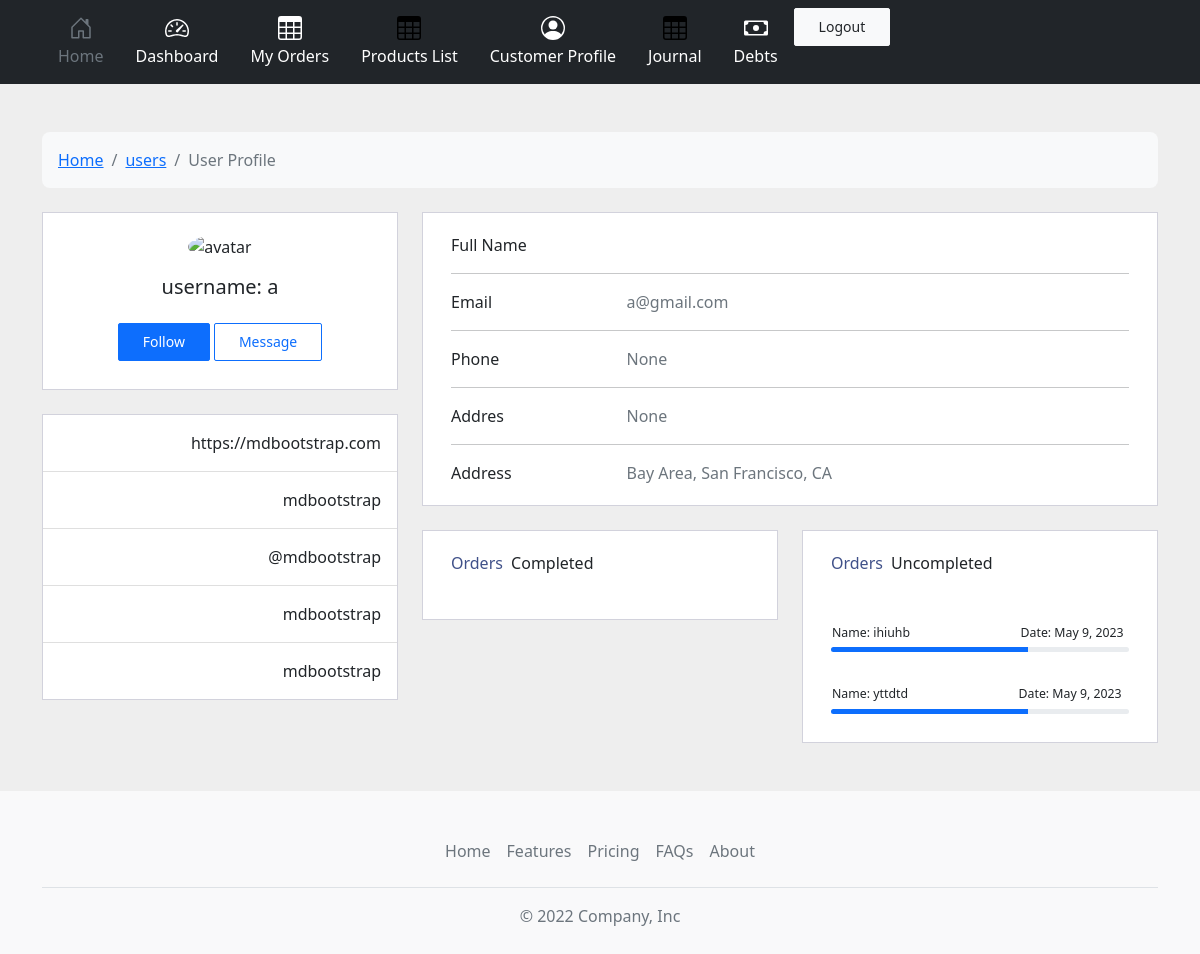
Screenshot of /users/customer_profile/3e9eac66-c588-4af4-afee-acf8149ec64c/ (signed in) with the database file from the repository.
### user/models.py (models this page shows, shortened)
class User(AbstractUser):
    groups = models.ManyToManyField(
        "auth.Group", related_name="Defaultuser", default="customer"
    )
    telephone_number = models.CharField(max_length=20, blank=True, null=True)
    address = models.CharField(max_length=100, blank=True, null=True)
    id = models.UUIDField(primary_key=True, default=uuid4, editable=False)
    created_time = models.DateTimeField(auto_now_add=True)
    is_staff = models.BooleanField(default=False)
    class Meta:
        permissions = [
            ("can_view_orders_made_by_customer", "Can view orders made by customer"),
            ("can_add_orders", "Can add orders"),
            ("can_edit_order_made_by_customer", "Can edit order made by customer"),
            ("can_delete_order_made_by_customer", "Can delete order made by customer"),
            ("has_access_to_all_orders", "Can access all orders"),
            ("can_edit_all_orders", "Can edit orders"),
            ("can_delete_all_orders", "Can delete orders"),
        ]
        app_label = "user"
    pass

### product_for_order/models.py (models this page shows, shortened)
class ProductForOrder(models.Model):
    name = models.CharField(max_length=120)
    person_ordered_id = models.CharField(max_length=120, blank=True, null=True)
    is_customer = models.BooleanField(default=True)
    description = models.TextField(blank=True, null=True)
    in_stock = models.BooleanField(default=False)
    number_in_stock = models.IntegerField(default=0)
    emergency_level = models.CharField(max_length=6, choices=LEVELS, default="low")
    id = models.UUIDField(primary_key=True, default=uuid4, editable=False, unique=True)
    created_time = models.DateTimeField(auto_now_add=True)

### user/views.py (the view)
# urls.py: path("customer_profile/<str:pk>/", customer_profile, name="customer-profile"),
@login_required(login_url="account_login")
def customer_profile(request, pk):
    customer = User.objects.get(id=pk)
    if customer.is_staff:
        products = Product.objects.all()
    else:
        products = Product.objects.filter(person_ordered_id=pk)
    context = {
        "customer": customer,
        "products": products,
    }
    return render(request, "user/customer_profile.html", context)

### user/templates/user/customer_profile.html (shortened to what this page needs)
{% extends 'base.html'%}
{%block main_content%}
<section style="background-color: #eee;">
    <div class="container py-5">
        <div class="row">
            <div class="col">
                <nav aria-label="breadcrumb" class="bg-light rounded-3 p-3 mb-4">
                    <ol class="breadcrumb mb-0">
                        <li class="breadcrumb-item"><a href="{% url 'main_page' %}">Home</a></li>
                        <li class="breadcrumb-item"><a href="{% url 'customer-profile' request.user.id %}">users</a>
                        </li>
                        <li class="breadcrumb-item active" aria-current="page">User Profile</li>
                    </ol>
                </nav>
            </div>
        </div>
        <div class="row">
            <div class="col-lg-4">
                <div class="card mb-4">
                    <div class="card-body text-center">
                        <img src="https://mdbcdn.b-cdn.net/img/Photos/new-templates/bootstrap-chat/ava3.webp"
                            alt="avatar" class="rounded-circle img-fluid" style="width: 150px;">
                        <h5 class="my-3">username: {{request.user.username}}</h5>
                        <div class="d-flex justify-content-center mb-2">
                            <button type="button" class="btn btn-primary">Follow</button>
                            <button type="button" class="btn btn-outline-primary ms-1">Message</button>
                        </div>
                    </div>
                </div>
                <div class="card mb-4 mb-lg-0">
                    <div class="card-body p-0">
                        <ul class="list-group list-group-flush rounded-3">
                            <li class="list-group-item d-flex justify-content-between align-items-center p-3">
                                <p class="mb-0">https://mdbootstrap.com</p>
                            </li>
                            <li class="list-group-item d-flex justify-content-between align-items-center p-3">
                                <p class="mb-0">mdbootstrap</p>
                            </li>
                            <li class="list-group-item d-flex justify-content-between align-items-center p-3">
                                <p class="mb-0">@mdbootstrap</p>
                            </li>
                            <li class="list-group-item d-flex justify-content-between align-items-center p-3">
                                <p class="mb-0">mdbootstrap</p>
                            </li>
                            <li class="list-group-item d-flex justify-content-between align-items-center p-3">
                                <p class="mb-0">mdbootstrap</p>
                            </li>
                        </ul>
                    </div>
                </div>
            </div>
            <div class="col-lg-8">
                <div class="card mb-4">
                    <div class="card-body">
                        <div class="row">
                            <div class="col-sm-3">
                                <p class="mb-0">Full Name</p>
                            </div>
                            <div class="col-sm-9">
                            </div>
                        </div>
                        <hr>
                        <div class="row">
                            <div class="col-sm-3">
                                <p class="mb-0">Email</p>
                            </div>
                            <div class="col-sm-9">
                                <p class="text-muted mb-0">{{customer.email}}</p>
                            </div>
                        </div>
                        <hr>
                        <div class="row">
                            <div class="col-sm-3">
                                <p class="mb-0">Phone</p>
                            </div>
                            <div class="col-sm-9">
                                <p class="text-muted mb-0">{{customer.telephone_number}}</p>
                            </div>
                        </div>
                        <hr>
                        <div class="row">
                            <div class="col-sm-3">
                                <p class="mb-0">Addres</p>
                            </div>
                            <div class="col-sm-9">
                                <p class="text-muted mb-0">{{customer.address}}</p>
                            </div>
                        </div>
                        <hr>
                        <div class="row">
                            <div class="col-sm-3">
                                <p class="mb-0">Address</p>
                            </div>
                            <div class="col-sm-9">
                                <p class="text-muted mb-0">Bay Area, San Francisco, CA</p>
                            </div>
                        </div>
                    </div>
                </div>
                <div class="row">
                    <div class="col-md-6">
                        <div class="card mb-4 mb-md-0">
                            <div class="card-body">
                                <p class="mb-4"><span class="text-primary font-italic me-1">Orders</span> Completed
                                </p>
                            </div>
                        </div>
                    </div>
                    <div class="col-md-6">
                        <div class="card mb-4 mb-md-0">
                            <div class="card-body">
                                <p class="mb-4"><span class="text-primary font-italic font-bold me-1">Orders</span>
                                    Uncompleted
                                </p>
                                {%for product in products%}
                                {%if product.in_stock == False%}
                                <table>
                                    <tr>
                                        <td>
                                            <p class="mt-4 mb-1" style="font-size: .77rem;">Name: {{product.name}}</p>
                                        </td>
                                        <td>
                                        </td>
                                        <td>
                                            <p class="mt-4 mb-1" style="font-size: .77rem;">
                                                Date: {{product.created_time|date}}</p>
                                        </td>
                                    </tr>
                                </table>
                                <div class="progress rounded mb-2" style="height: 5px;">
                                    <div class="progress-bar" role="progressbar" style="width: 66%" aria-valuenow="66"
                                        aria-valuemin="0" aria-valuemax="100"></div>
                                </div>
                                {%endif%}
                                {%endfor%}
                            </div>
                        </div>
                    </div>
                </div>
            </div>
        </div>
    </div>
</section>
{%endblock main_content%}

### static/css/styles.css (style rules this page uses)
body { background-color: #f9f9fa }
.card { box-shadow: none; -webkit-box-shadow: none; -moz-box-shadow: none; -ms-box-shadow: none }
.card { position: relative; display: flex; flex-direction: column; min-width: 0; word-wrap: break-word; background-color: #fff; background-clip: border-box; border: 1px solid #d2d2dc; border-radius: 0 }
.card .card-body { padding: 1.25rem 1.75rem }
.card-body { flex: 1 1 auto; padding: 1.25rem }
.d-flex { display: flex !important }
.btn { font-size: 0.875rem; line-height: 1; font-weight: 400; padding: .7rem 1.5rem; border-radius: 0.1275rem }
.text-primary, .list-wrapper .completed .remove { color: #405189 !important }
.d-flex, .loader-demo-box, .distribution-chart-legend .distribution-chart, .distribution-chart-legend .distribution-chart .item, .list-wrapper ul li, .email-wrapper .mail-sidebar .menu-bar .profile-list-item a, .email-wrapper .mail-sidebar .menu-bar .profile-list-item a .user, .email-wrapper .mail-list-container .mail-list .details, .email-wrapper .message-body .attachments-sections ul li .thumb, .email-wrapper .message-body .attachments-sections ul li .details .buttons, .lightGallery .image-tile .demo-gallery-poster, .swal2-modal, .navbar .navbar-menu-wrapper .navbar-nav, .navbar .navbar-menu-wrapper .navbar-nav .nav-item.nav-profile, .navbar .navbar-menu-wrapper .navbar-nav .nav-item.dropdown .navbar-dropdown .dropdown-item { display: flex !important }

### rows the page displays
User: user.username "a", email "a@gmail.com", telephone_number "None", address "None"
ProductForOrder: name "ihiuhb", created_time "May 9, 2023"
ProductForOrder: name "yttdtd", created_time "May 9, 2023"
